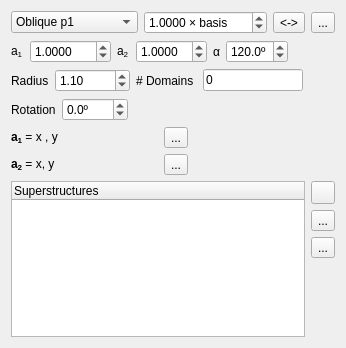
<?xml version="1.0" encoding="UTF-8"?>
<ui version="4.0">
 <class>Model</class>
 <widget class="QWidget" name="Model">
  <property name="geometry">
   <rect>
    <x>0</x>
    <y>0</y>
    <width>315</width>
    <height>348</height>
   </rect>
  </property>
  <property name="windowTitle">
   <string>Edit Model</string>
  </property>
  <property name="windowIcon">
   <iconset resource="res/icons.qrc">
    <normaloff>:/pencil_32x32.png</normaloff>:/pencil_32x32.png</iconset>
  </property>
  <layout class="QVBoxLayout" name="verticalLayout_2">
   <item>
    <layout class="QHBoxLayout" name="horizontalLayout_6">
     <item>
      <widget class="QComboBox" name="comboBox">
       <property name="toolTip">
        <string>Geometry</string>
       </property>
       <item>
        <property name="text">
         <string>Oblique p1</string>
        </property>
       </item>
       <item>
        <property name="text">
         <string>Oblique p2</string>
        </property>
       </item>
       <item>
        <property name="text">
         <string>Prim. Rect. pm</string>
        </property>
       </item>
       <item>
        <property name="text">
         <string>Prim. Rect. pg</string>
        </property>
       </item>
       <item>
        <property name="text">
         <string>Cent. Rect. cm</string>
        </property>
       </item>
       <item>
        <property name="text">
         <string>Prim. Rect. p2mm</string>
        </property>
       </item>
       <item>
        <property name="text">
         <string>Prim. Rect. p2mg</string>
        </property>
       </item>
       <item>
        <property name="text">
         <string>Prim. Rect, p2gg</string>
        </property>
       </item>
       <item>
        <property name="text">
         <string>Cent. Rect. c2mm</string>
        </property>
       </item>
       <item>
        <property name="text">
         <string>Square p4</string>
        </property>
       </item>
       <item>
        <property name="text">
         <string>Square p4mm</string>
        </property>
       </item>
       <item>
        <property name="text">
         <string>Square p4gm</string>
        </property>
       </item>
       <item>
        <property name="text">
         <string>Hexagonal p3</string>
        </property>
       </item>
       <item>
        <property name="text">
         <string>Hexagonal p3m1</string>
        </property>
       </item>
       <item>
        <property name="text">
         <string>Hexagonal p31m</string>
        </property>
       </item>
       <item>
        <property name="text">
         <string>Hexagonal p6</string>
        </property>
       </item>
       <item>
        <property name="text">
         <string>Hexagonal p6mm</string>
        </property>
       </item>
       <item>
        <property name="text">
         <string>Custom</string>
        </property>
       </item>
      </widget>
     </item>
     <item>
      <widget class="QDoubleSpinBox" name="dblMultiply">
       <property name="suffix">
        <string> × basis</string>
       </property>
       <property name="decimals">
        <number>4</number>
       </property>
       <property name="minimum">
        <double>-100.000000000000000</double>
       </property>
       <property name="maximum">
        <double>100.000000000000000</double>
       </property>
       <property name="singleStep">
        <double>0.100000000000000</double>
       </property>
       <property name="value">
        <double>1.000000000000000</double>
       </property>
      </widget>
     </item>
     <item>
      <widget class="QToolButton" name="toolSwap">
       <property name="toolTip">
        <string>Swap Basis Values</string>
       </property>
       <property name="text">
        <string>&lt;-&gt;</string>
       </property>
       <property name="icon">
        <iconset resource="res/icons.qrc">
         <normaloff>:/transfer_32x24.png</normaloff>:/transfer_32x24.png</iconset>
       </property>
      </widget>
     </item>
     <item>
      <widget class="QToolButton" name="toolScaleToOne">
       <property name="toolTip">
        <string>Scale basis to 1</string>
       </property>
       <property name="text">
        <string>...</string>
       </property>
       <property name="icon">
        <iconset resource="res/icons.qrc">
         <normaloff>:/upload_24x32.png</normaloff>:/upload_24x32.png</iconset>
       </property>
       <property name="checkable">
        <bool>true</bool>
       </property>
      </widget>
     </item>
     <item>
      <spacer name="horizontalSpacer_4">
       <property name="orientation">
        <enum>Qt::Horizontal</enum>
       </property>
       <property name="sizeHint" stdset="0">
        <size>
         <width>40</width>
         <height>20</height>
        </size>
       </property>
      </spacer>
     </item>
    </layout>
   </item>
   <item>
    <layout class="QHBoxLayout" name="horizontalLayout">
     <item>
      <widget class="QLabel" name="labelA1">
       <property name="text">
        <string>&lt;html&gt;&lt;head/&gt;&lt;body&gt;&lt;p&gt;a&lt;span style=&quot; vertical-align:sub;&quot;&gt;1&lt;/span&gt;&lt;/p&gt;&lt;/body&gt;&lt;/html&gt;</string>
       </property>
       <property name="textFormat">
        <enum>Qt::RichText</enum>
       </property>
      </widget>
     </item>
     <item>
      <widget class="QDoubleSpinBox" name="dblSpinA1">
       <property name="toolTip">
        <string>&lt;html&gt;&lt;head/&gt;&lt;body&gt;&lt;p&gt;a&lt;span style=&quot; vertical-align:sub;&quot;&gt;1&lt;/span&gt; magnitude&lt;/p&gt;&lt;/body&gt;&lt;/html&gt;</string>
       </property>
       <property name="statusTip">
        <string>Basis vector 1 magnitude</string>
       </property>
       <property name="decimals">
        <number>4</number>
       </property>
       <property name="minimum">
        <double>-100.000000000000000</double>
       </property>
       <property name="maximum">
        <double>100.000000000000000</double>
       </property>
       <property name="singleStep">
        <double>0.250000000000000</double>
       </property>
       <property name="value">
        <double>1.000000000000000</double>
       </property>
      </widget>
     </item>
     <item>
      <widget class="QLabel" name="labelA2">
       <property name="text">
        <string>&lt;html&gt;&lt;head/&gt;&lt;body&gt;&lt;p&gt;a&lt;span style=&quot; vertical-align:sub;&quot;&gt;2&lt;/span&gt;&lt;/p&gt;&lt;/body&gt;&lt;/html&gt;</string>
       </property>
       <property name="textFormat">
        <enum>Qt::RichText</enum>
       </property>
      </widget>
     </item>
     <item>
      <widget class="QDoubleSpinBox" name="dblSpinA2">
       <property name="toolTip">
        <string>&lt;html&gt;&lt;head/&gt;&lt;body&gt;&lt;p&gt;a&lt;span style=&quot; vertical-align:sub;&quot;&gt;2&lt;/span&gt; magnitude&lt;/p&gt;&lt;/body&gt;&lt;/html&gt;</string>
       </property>
       <property name="statusTip">
        <string>Basis vector 2 magnitude</string>
       </property>
       <property name="decimals">
        <number>4</number>
       </property>
       <property name="singleStep">
        <double>0.250000000000000</double>
       </property>
       <property name="value">
        <double>1.000000000000000</double>
       </property>
      </widget>
     </item>
     <item>
      <widget class="QLabel" name="labelAlpha">
       <property name="text">
        <string>α</string>
       </property>
      </widget>
     </item>
     <item>
      <widget class="QDoubleSpinBox" name="dblAlpha">
       <property name="toolTip">
        <string>Alpha angle </string>
       </property>
       <property name="suffix">
        <string>º</string>
       </property>
       <property name="decimals">
        <number>1</number>
       </property>
       <property name="maximum">
        <double>360.000000000000000</double>
       </property>
       <property name="value">
        <double>120.000000000000000</double>
       </property>
      </widget>
     </item>
     <item>
      <spacer name="horizontalSpacer_2">
       <property name="orientation">
        <enum>Qt::Horizontal</enum>
       </property>
       <property name="sizeHint" stdset="0">
        <size>
         <width>40</width>
         <height>20</height>
        </size>
       </property>
      </spacer>
     </item>
    </layout>
   </item>
   <item>
    <layout class="QHBoxLayout" name="horizontalLayout_3">
     <item>
      <widget class="QLabel" name="labelRadius">
       <property name="text">
        <string>Radius</string>
       </property>
      </widget>
     </item>
     <item>
      <widget class="QDoubleSpinBox" name="dblRadius">
       <property name="toolTip">
        <string>Radius of screen in units of a</string>
       </property>
       <property name="decimals">
        <number>2</number>
       </property>
       <property name="minimum">
        <double>-1000.000000000000000</double>
       </property>
       <property name="maximum">
        <double>1000.000000000000000</double>
       </property>
       <property name="value">
        <double>1.100000000000000</double>
       </property>
      </widget>
     </item>
     <item>
      <widget class="QLabel" name="labelDomains">
       <property name="text">
        <string># Domains </string>
       </property>
      </widget>
     </item>
     <item>
      <widget class="QLineEdit" name="domainsEdit">
       <property name="toolTip">
        <string>Number of domains</string>
       </property>
       <property name="text">
        <string>0</string>
       </property>
       <property name="maxLength">
        <number>3</number>
       </property>
       <property name="readOnly">
        <bool>true</bool>
       </property>
      </widget>
     </item>
     <item>
      <spacer name="horizontalSpacer">
       <property name="orientation">
        <enum>Qt::Horizontal</enum>
       </property>
       <property name="sizeHint" stdset="0">
        <size>
         <width>40</width>
         <height>20</height>
        </size>
       </property>
      </spacer>
     </item>
    </layout>
   </item>
   <item>
    <layout class="QHBoxLayout" name="horizontalLayout_2">
     <item>
      <widget class="QLabel" name="labelRotation">
       <property name="text">
        <string>Rotation</string>
       </property>
      </widget>
     </item>
     <item>
      <widget class="QDoubleSpinBox" name="dblRotation">
       <property name="toolTip">
        <string>Rotation</string>
       </property>
       <property name="suffix">
        <string>º</string>
       </property>
       <property name="decimals">
        <number>1</number>
       </property>
       <property name="minimum">
        <double>-180.000000000000000</double>
       </property>
       <property name="maximum">
        <double>180.000000000000000</double>
       </property>
       <property name="singleStep">
        <double>5.000000000000000</double>
       </property>
      </widget>
     </item>
     <item>
      <spacer name="horizontalSpacer_3">
       <property name="orientation">
        <enum>Qt::Horizontal</enum>
       </property>
       <property name="sizeHint" stdset="0">
        <size>
         <width>40</width>
         <height>20</height>
        </size>
       </property>
      </spacer>
     </item>
    </layout>
   </item>
   <item>
    <layout class="QHBoxLayout" name="horizontalLayout_7">
     <item>
      <widget class="QLabel" name="labelA1XY">
       <property name="sizePolicy">
        <sizepolicy hsizetype="MinimumExpanding" vsizetype="Preferred">
         <horstretch>0</horstretch>
         <verstretch>0</verstretch>
        </sizepolicy>
       </property>
       <property name="toolTip">
        <string>&lt;html&gt;&lt;head/&gt;&lt;body&gt;&lt;p&gt;a&lt;span style=&quot; vertical-align:sub;&quot;&gt;1&lt;/span&gt; in cartezian coordinates&lt;/p&gt;&lt;/body&gt;&lt;/html&gt;</string>
       </property>
       <property name="text">
        <string>&lt;html&gt;&lt;head/&gt;&lt;body&gt;&lt;p&gt;&lt;span style=&quot; font-weight:600;&quot;&gt;a&lt;/span&gt;&lt;span style=&quot; font-weight:600; vertical-align:sub;&quot;&gt;1&lt;/span&gt; = x , y&lt;/p&gt;&lt;/body&gt;&lt;/html&gt;</string>
       </property>
       <property name="textFormat">
        <enum>Qt::AutoText</enum>
       </property>
      </widget>
     </item>
     <item>
      <widget class="QToolButton" name="toolSwapXY1">
       <property name="toolTip">
        <string>x &lt;-&gt; y</string>
       </property>
       <property name="text">
        <string>...</string>
       </property>
       <property name="icon">
        <iconset resource="res/icons.qrc">
         <normaloff>:/loop_32x32.png</normaloff>:/loop_32x32.png</iconset>
       </property>
       <property name="checkable">
        <bool>true</bool>
       </property>
      </widget>
     </item>
     <item>
      <spacer name="horizontalSpacer_5">
       <property name="orientation">
        <enum>Qt::Horizontal</enum>
       </property>
       <property name="sizeHint" stdset="0">
        <size>
         <width>40</width>
         <height>20</height>
        </size>
       </property>
      </spacer>
     </item>
    </layout>
   </item>
   <item>
    <layout class="QHBoxLayout" name="horizontalLayout_8">
     <item>
      <widget class="QLabel" name="labelA2XY">
       <property name="sizePolicy">
        <sizepolicy hsizetype="MinimumExpanding" vsizetype="Preferred">
         <horstretch>0</horstretch>
         <verstretch>0</verstretch>
        </sizepolicy>
       </property>
       <property name="toolTip">
        <string>&lt;html&gt;&lt;head/&gt;&lt;body&gt;&lt;p&gt;a&lt;span style=&quot; vertical-align:sub;&quot;&gt;2&lt;/span&gt; in cartezian coordinates&lt;/p&gt;&lt;/body&gt;&lt;/html&gt;</string>
       </property>
       <property name="text">
        <string>&lt;html&gt;&lt;head/&gt;&lt;body&gt;&lt;p&gt;&lt;span style=&quot; font-weight:600;&quot;&gt;a&lt;/span&gt;&lt;span style=&quot; font-weight:600; vertical-align:sub;&quot;&gt;2&lt;/span&gt; = x, y &lt;/p&gt;&lt;/body&gt;&lt;/html&gt;</string>
       </property>
      </widget>
     </item>
     <item>
      <widget class="QToolButton" name="toolSwapXY2">
       <property name="toolTip">
        <string>x &lt;-&gt; y</string>
       </property>
       <property name="text">
        <string>...</string>
       </property>
       <property name="icon">
        <iconset resource="res/icons.qrc">
         <normaloff>:/loop_32x32.png</normaloff>:/loop_32x32.png</iconset>
       </property>
       <property name="checkable">
        <bool>true</bool>
       </property>
      </widget>
     </item>
     <item>
      <spacer name="horizontalSpacer_6">
       <property name="orientation">
        <enum>Qt::Horizontal</enum>
       </property>
       <property name="sizeHint" stdset="0">
        <size>
         <width>40</width>
         <height>20</height>
        </size>
       </property>
      </spacer>
     </item>
    </layout>
   </item>
   <item>
    <layout class="QHBoxLayout" name="horizontalLayout_4">
     <item>
      <widget class="QTreeWidget" name="domainTree">
       <property name="toolTip">
        <string>&lt;html&gt;&lt;head/&gt;&lt;body&gt;&lt;p&gt;List of superstructures to display&lt;/p&gt;&lt;/body&gt;&lt;/html&gt;</string>
       </property>
       <property name="alternatingRowColors">
        <bool>false</bool>
       </property>
       <property name="selectionMode">
        <enum>QAbstractItemView::ExtendedSelection</enum>
       </property>
       <property name="selectionBehavior">
        <enum>QAbstractItemView::SelectItems</enum>
       </property>
       <column>
        <property name="text">
         <string>Superstructures</string>
        </property>
       </column>
      </widget>
     </item>
     <item>
      <layout class="QVBoxLayout" name="verticalLayout">
       <item>
        <widget class="QToolButton" name="toolAdd">
         <property name="toolTip">
          <string>Add Structure</string>
         </property>
         <property name="text">
          <string/>
         </property>
         <property name="icon">
          <iconset resource="res/icons.qrc">
           <normaloff>:/plus_32x32.png</normaloff>:/plus_32x32.png</iconset>
         </property>
        </widget>
       </item>
       <item>
        <widget class="QToolButton" name="toolRemove">
         <property name="toolTip">
          <string>Remove Structure</string>
         </property>
         <property name="text">
          <string>...</string>
         </property>
         <property name="icon">
          <iconset resource="res/icons.qrc">
           <normaloff>:/minus_32x8.png</normaloff>:/minus_32x8.png</iconset>
         </property>
        </widget>
       </item>
       <item>
        <widget class="QToolButton" name="toolMerge">
         <property name="toolTip">
          <string>Merge Items</string>
         </property>
         <property name="text">
          <string>...</string>
         </property>
         <property name="icon">
          <iconset resource="res/icons.qrc">
           <normaloff>:/layers_32x28.png</normaloff>:/layers_32x28.png</iconset>
         </property>
        </widget>
       </item>
       <item>
        <spacer name="verticalSpacer">
         <property name="orientation">
          <enum>Qt::Vertical</enum>
         </property>
         <property name="sizeHint" stdset="0">
          <size>
           <width>20</width>
           <height>40</height>
          </size>
         </property>
        </spacer>
       </item>
      </layout>
     </item>
    </layout>
   </item>
  </layout>
  <action name="actionAddStructure">
   <property name="icon">
    <iconset resource="res/icons.qrc">
     <normaloff>:/plus_32x32.png</normaloff>:/plus_32x32.png</iconset>
   </property>
   <property name="text">
    <string>&amp;Add Structure</string>
   </property>
   <property name="toolTip">
    <string>Add Superstructure</string>
   </property>
  </action>
  <action name="actionRemoveStructure">
   <property name="icon">
    <iconset resource="res/icons.qrc">
     <normaloff>:/minus_32x8.png</normaloff>:/minus_32x8.png</iconset>
   </property>
   <property name="text">
    <string>&amp;Remove Structure</string>
   </property>
   <property name="toolTip">
    <string>Remove Superstructure</string>
   </property>
  </action>
  <action name="actionUpdateBasis">
   <property name="text">
    <string>&amp;Update Basis</string>
   </property>
   <property name="toolTip">
    <string>Update Basis</string>
   </property>
  </action>
 </widget>
 <resources>
  <include location="res/icons.qrc"/>
 </resources>
 <connections>
  <connection>
   <sender>comboBox</sender>
   <signal>currentIndexChanged(QString)</signal>
   <receiver>actionUpdateBasis</receiver>
   <slot>trigger()</slot>
   <hints>
    <hint type="sourcelabel">
     <x>44</x>
     <y>19</y>
    </hint>
    <hint type="destinationlabel">
     <x>-1</x>
     <y>-1</y>
    </hint>
   </hints>
  </connection>
 </connections>
</ui>
